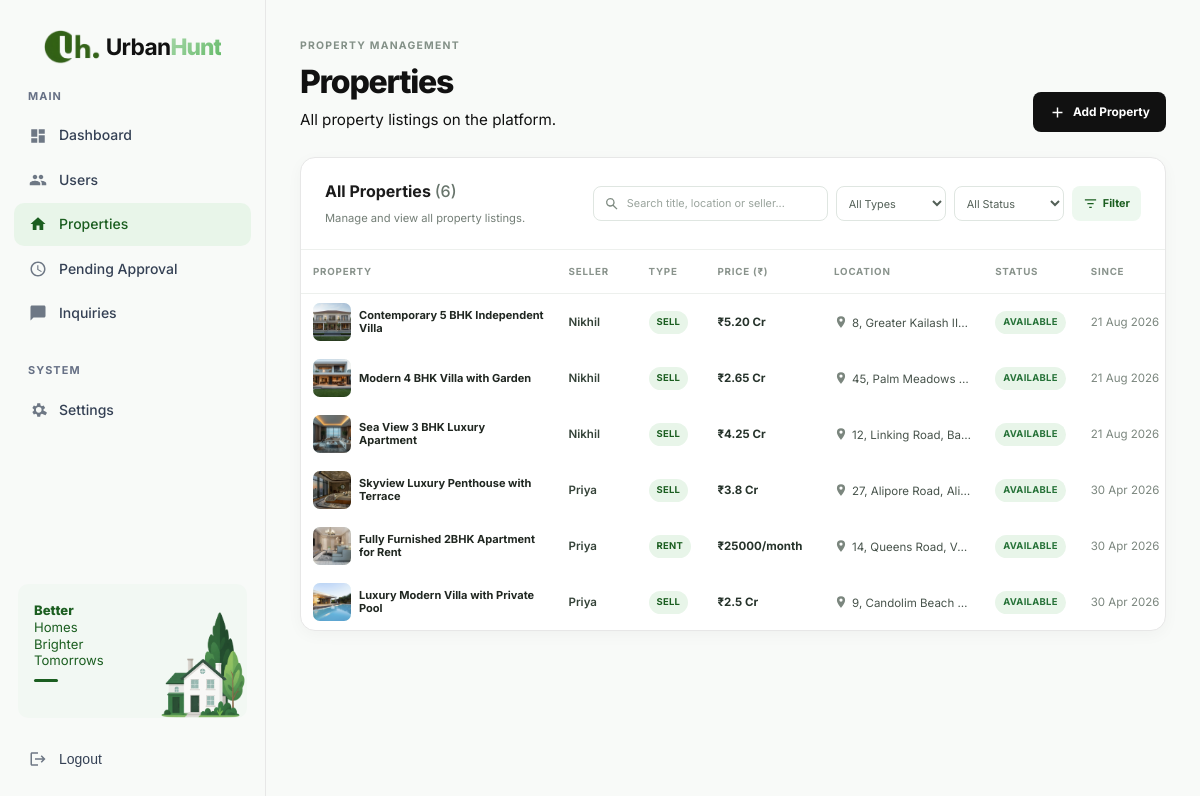
Screenshot of /panel/properties/ (signed in) with the database file from the repository.
### core/models.py (models this page shows, shortened)
class Property(models.Model):
	class PropertyType(models.TextChoices):
		RENT = "rent", "Rent"
		SELL = "sell", "Sell"
	class PropertyStatus(models.TextChoices):
		AVAILABLE = "available", "Available"
		SOLD = "sold", "Sold"
		RENTED = "rented", "Rented"
	title = models.CharField(max_length=255)
	description = models.TextField()
	price = models.CharField(
		max_length=50,
		help_text="e.g., 1.3 cr, 25 lakh, 5k, ₹2500000"
	)
	location = models.CharField(max_length=255)
	property_type = models.CharField(max_length=10, choices=PropertyType.choices)
	amenities = models.TextField(blank=True)
	image = models.FileField(upload_to="properties/images/")
	documents = models.FileField(upload_to="properties/documents/", blank=True, null=True)
	seller = models.ForeignKey(
		User,
		on_delete=models.CASCADE,
		related_name="properties",
		limit_choices_to={"role": User.Role.SELLER},
	)
	is_verified = models.BooleanField(default=False)
	status = models.CharField(
		max_length=10,
		choices=PropertyStatus.choices,
		default=PropertyStatus.AVAILABLE,
	)
	created_at = models.DateTimeField(auto_now_add=True)
	updated_at = models.DateTimeField(auto_now=True)

class User(AbstractUser):
	class Role(models.TextChoices):
		BUYER = "buyer", "Buyer"
		SELLER = "seller", "Seller"
		ADMIN = "admin", "Admin"
	role = models.CharField(max_length=10, choices=Role.choices, default=Role.BUYER)
	mobile_no = models.CharField(
		max_length=15,
		blank=True,
		validators=[RegexValidator(regex=r"^\+?[0-9]{10,15}$", message="Enter a valid mobile number.")],
	)
	avatar = models.FileField(upload_to="avatars/", blank=True, null=True)
	bio = models.TextField(blank=True, max_length=500)

### core/views.py (the view)
# urls.py: path("panel/properties/", views.admin_properties, name="admin_properties"),
@login_required
def admin_properties(request):
	guard = _require_admin(request)
	if guard:
		return guard
	qs = Property.objects.select_related("seller").order_by("-created_at")
	q = request.GET.get("q", "").strip()
	ptype = request.GET.get("type", "").strip()
	status_filter = request.GET.get("status", "").strip()
	verified = request.GET.get("verified", "").strip()
	if q:
		qs = qs.filter(Q(title__icontains=q) | Q(location__icontains=q) | Q(seller__username__icontains=q))
	if ptype:
		qs = qs.filter(property_type=ptype)
	if status_filter == "pending":
		qs = qs.filter(is_verified=False)
	elif status_filter in {choice[0] for choice in Property.PropertyStatus.choices}:
		qs = qs.filter(status=status_filter)
	elif verified == "1":
		qs = qs.filter(is_verified=True)
	elif verified == "0":
		qs = qs.filter(is_verified=False)
	return render(request, "admin_panel/properties.html", {
		"properties": qs,
		"properties_count": qs.count(),
		"property_types": Property.PropertyType.choices,
		"property_statuses": Property.PropertyStatus.choices,
		"admin_stats": _admin_stats(),
	})

### core/context_processors.py (called while the page is built, shortened)
def platform_settings(request):
	return {"platform_settings": PlatformSettings.objects.first()}

def chat_notifications(request):
	user = request.user
	if not user.is_authenticated or user.is_superuser or user.role == User.Role.ADMIN:
		return {"chat_notifications": {"unread_count": 0, "items": []}}

### core/views.py (called while the page is built)
def _require_admin(request):
	if not request.user.is_authenticated:
		return redirect(f"/admin-login/?next={request.path}")
	if not (request.user.is_superuser or request.user.role == User.Role.ADMIN):
		return redirect("core:home")
	return None

def _admin_stats():
	return {
		"total_users": User.objects.count(),
		"buyers": User.objects.filter(role=User.Role.BUYER).count(),
		"sellers": User.objects.filter(role=User.Role.SELLER).count(),
		"verified_properties": Property.objects.filter(is_verified=True).count(),
		"pending_properties": Property.objects.filter(is_verified=False).count(),
		"total_inquiries": InquiryChat.objects.count(),
		"total_messages": ChatMessage.objects.count(),
		"saved_properties": SavedProperty.objects.filter(buyer__role=User.Role.BUYER).count(),
	}

### core/templates/admin_panel/properties.html (shortened to what this page needs)
{% extends "admin_panel/base.html" %}
{% block content %}
<section class="properties-page-heading"><div><span class="section-kicker">PROPERTY MANAGEMENT</span><h1 class="page-title">Properties</h1><p class="page-subtitle">All property listings on the platform.</p></div><a href="{% url 'core:admin_property_create' %}" class="properties-add-button"><svg viewBox="0 0 24 24"><path d="M19 11h-6V5h-2v6H5v2h6v6h2v-6h6v-2z"/></svg>Add Property</a></section>
<section class="properties-card"><div class="properties-card-header"><div><h2>All Properties <span>({{ properties_count }})</span></h2><p>Manage and view all property listings.</p></div><form class="properties-filter-form" method="get"><label class="properties-search"><svg viewBox="0 0 24 24"><path d="M9.5 3a6.5 6.5 0 0 1 5.17 10.44L20.23 19l-1.41 1.41-5.56-5.56A6.5 6.5 0 1 1 9.5 3zm0 2a4.5 4.5 0 1 0 0 9 4.5 4.5 0 0 0 0-9z"/></svg><input type="search" name="q" value="{{ request.GET.q|default:'' }}" placeholder="Search title, location or seller..." aria-label="Search properties"></label><select name="type" aria-label="Filter by property type"><option value="">All Types</option></select><select name="status" aria-label="Filter by property status"><option value="">All Status</option></select><button type="submit" class="properties-filter-button"><svg viewBox="0 0 24 24"><path d="M3 5h18v2H3V5zm4 6h10v2H7v-2zm3 6h4v2h-4v-2z"/></svg>Filter</button></form></div>
  <div class="properties-table-wrap"><table class="properties-table"><thead><tr><th>#</th><th>PROPERTY</th><th>SELLER</th><th>TYPE</th><th>PRICE (₹)</th><th>LOCATION</th><th>STATUS</th><th>SINCE</th><th>ACTIONS</th></tr></thead><tbody>
  {% for p in properties %}<tr id="row-{{ p.id }}"><td><div class="properties-identity">{% if p.image %}<img src="{{ p.image.url }}" alt="{{ p.title }}">{% else %}<span class="properties-thumb-empty"><svg viewBox="0 0 24 24"><path d="M3 20V9l9-7 9 7v11h-6v-6H9v6H3zm2-2h2v-8l5-3.89L17 10v8h2v-8l-7-5.44L5 10v8z"/></svg></span>{% endif %}<span><strong>{{ p.title }}</strong></span></div></td><td class="properties-seller">{{ p.seller.username }}</td><td><span class="property-type-pill">{{ p.get_property_type_display|upper }}</span></td><td class="properties-price">₹{{ p.price }}</td><td class="properties-location"><svg viewBox="0 0 24 24"><path d="M12 2a7 7 0 0 0-7 7c0 5.25 7 13 7 13s7-7.75 7-13a7 7 0 0 0-7-7zm0 9.5A2.5 2.5 0 1 1 12 6a2.5 2.5 0 0 1 0 5.5z"/></svg>{{ p.location }}</td><td>{% if not p.is_verified %}<span class="property-status-pill property-status-pill--pending">Pending</span>{% else %}<span class="property-status-pill property-status-pill--{{ p.status }}">{{ p.get_status_display }}</span>{% endif %}</td><td class="properties-date">{{ p.created_at|date:"d M Y" }}</td></tr>{% empty %}<tr><td colspan="9"><div class="properties-empty"><svg viewBox="0 0 24 24"><path d="M3 20V9l9-7 9 7v11h-6v-6H9v6H3zm2-2h2v-8l5-3.89L17 10v8h2v-8l-7-5.44L5 10v8z"/></svg><strong>No properties found</strong><span>Try adjusting your search or filters.</span></div></td></tr>{% endfor %}</tbody></table></div>
</section>
{% endblock %}

### rows the page displays
Property: image (picture), title "Contemporary 5 BHK Independent Villa", seller.username "Nikhil", property_type "SELL", price "5.20 Cr", location "8, Greater Kailash II…", status "AVAILABLE", created_at "21 Aug 2026"
Property: image (picture), title "Modern 4 BHK Villa with Garden", seller.username "Nikhil", property_type "SELL", price "2.65 Cr", location "45, Palm Meadows…", status "AVAILABLE", created_at "21 Aug 2026"
Property: image (picture), title "Sea View 3 BHK Luxury Apartment", seller.username "Nikhil", property_type "SELL", price "4.25 Cr", location "12, Linking Road, Ba…", status "AVAILABLE", created_at "21 Aug 2026"
Property: image (picture), title "Skyview Luxury Penthouse with Terrace", seller.username "Priya", property_type "SELL", price "3.8 Cr", location "27, Alipore Road, Ali…", status "AVAILABLE", created_at "30 Apr 2026"
Property: image (picture), title "Fully Furnished 2BHK Apartment for Rent", seller.username "Priya", property_type "RENT", price "25000/month", location "14, Queens Road, V…", status "AVAILABLE", created_at "30 Apr 2026"
Property: image (picture), title "Luxury Modern Villa with Private Pool", seller.username "Priya", property_type "SELL", price "2.5 Cr", location "9, Candolim Beach…", status "AVAILABLE", created_at "30 Apr 2026"

### other values shown
{{ properties_count }} "6"
